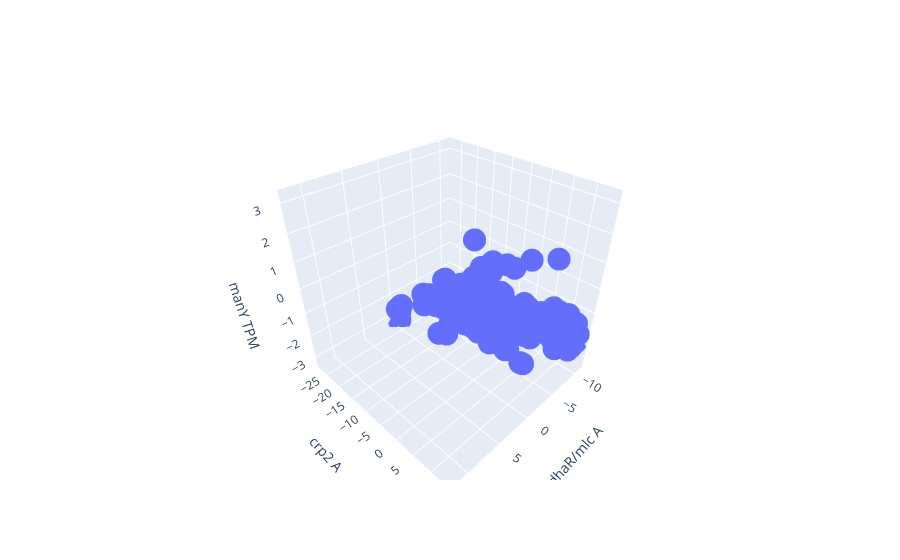

Notebook cell for this chart:
### Markdown cell above
# manY - Crp-2, DhaR/Mlc

### Code cell
import plotly.graph_objs as go
import numpy as np

im_cur2 = 'DhaR/Mlc'
x = ica_data.A.loc[im_cur2]
im_cur = 'Crp-2'
y = ica_data.A.loc[im_cur]
gene_cur = 'b1818' #manY
z = ica_data.X.loc[gene_cur]

# Create 3D scatter plot
fig = go.Figure(data=[go.Scatter3d(x=x, y=y, z=z, mode='markers')])

# Add axis labels
fig.update_layout(scene=dict(xaxis_title='dhaR/mlc A',
                             yaxis_title='crp2 A',
                             zaxis_title='manY TPM'))

# Show plot
fig.show()

### Figure 1 — Plotly figure (JSON) as saved in the notebook; plotly's stock layout.template omitted (floating-point values rounded to 4 significant figures; data arrays with more than 128 entries replaced by an {"elided": "..."} marker saying what was removed)
{"data": [{"mode": "markers", "type": "scatter3d", "x": {"elided": "278 float values"}, "y": {"elided": "278 float values"}, "z": {"elided": "278 float values"}}], "layout": {"scene": {"xaxis": {"title": {"text": "dhaR/mlc A"}}, "yaxis": {"title": {"text": "crp2 A"}}, "zaxis": {"title": {"text": "manY TPM"}}}}}
